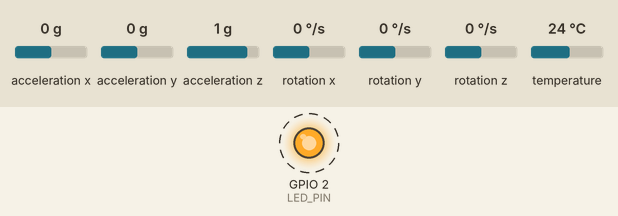
Bench run of a program on a simulated ESP32. Shown: output pins drawn as LEDs (lit = HIGH). Dashed ring = blinking. The test bench sets the inputs (shaded band); at power-on: acceleration x 0 g, acceleration y 0 g, acceleration z 1 g, rotation x 0 °/s, rotation y 0 °/s, rotation z 0 °/s, temperature 24 °C. What the program prints to the serial monitor is not drawn.

Above: at 2.2 s.
Timing chart, 0 to 5.0 s (numbered marks = the images above):
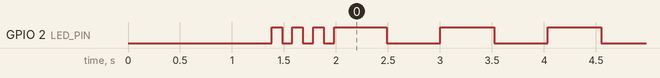

Measured:
- by itself, GPIO 2 (LED_PIN): repeats every 0.20 s: HIGH 0.10 s, LOW 0.10 s

The program:

main.cpp
```cpp
/**
 * ESP32 Toy Car IMU Transmitter
 *
 * Hardware Setup:
 * ===============
 * MPU6050 (I2C):
 *   - VCC  → 3.3V
 *   - GND  → GND
 *   - SCL  → GPIO 22 (default I2C)
 *   - SDA  → GPIO 21 (default I2C)
 *
 * HC-12 RF Module (UART):
 *   - VCC  → 5V (or 3.3V depending on module)
 *   - GND  → GND
 *   - TX   → GPIO 16 (RX2)
 *   - RX   → GPIO 17 (TX2)
 *   - SET  → GND (normal operation) or GPIO for AT commands
 *
 * Features:
 * =========
 * - Reads 6-axis IMU data (accelerometer + gyroscope) from MPU6050
 * - Transmits data via HC-12 RF module at 50 Hz
 * - Protocol: [CAMARADAS DO EDU]: ax, ay, az, gx, gy, gz\n
 * - Built-in LED indicates transmission status
 * - Serial debug output at 115200 baud
 *
 * Author: AI Assistant
 * Date: October 27, 2025
 */

#include <Arduino.h>
#include <Wire.h>
#include <Adafruit_MPU6050.h>
#include <Adafruit_Sensor.h>

// ============================================================================
// CONFIGURATION
// ============================================================================

// HC-12 UART Configuration
#define HC12_TX_PIN     17    // ESP32 TX2 → HC-12 RX
#define HC12_RX_PIN     16    // ESP32 RX2 → HC-12 TX
#define HC12_BAUD       9600  // HC-12 default baud rate

// I2C Configuration (MPU6050)
#define I2C_SDA         21    // Default SDA
#define I2C_SCL         22    // Default SCL
#define I2C_FREQ        400000 // 400kHz fast mode

// Transmission Settings
#define SAMPLE_RATE_HZ  50    // Send data 50 times per second
#define SAMPLE_INTERVAL_MS (1000 / SAMPLE_RATE_HZ)

// Protocol
#define DATA_HEADER     "[CAMARADAS DO EDU]:"

// LED Pin (built-in LED on most ESP32 boards)
#define LED_PIN         2

// ============================================================================
// GLOBAL OBJECTS
// ============================================================================

Adafruit_MPU6050 mpu;
HardwareSerial HC12(2);  // Use UART2 for HC-12

// Timing
unsigned long lastTransmissionTime = 0;
unsigned long packetCount = 0;

// Status LED blink
unsigned long lastLedToggle = 0;
bool ledState = false;

// ============================================================================
// FUNCTION DECLARATIONS
// ============================================================================

void setupMPU6050();
void setupHC12();
void transmitIMUData();
void blinkStatusLED();
void printDebugInfo();

// ============================================================================
// SETUP
// ============================================================================

void setup() {
    // Initialize Serial for debugging
    Serial.begin(115200);
    delay(1000);

    Serial.println("\n\n");
    Serial.println("╔════════════════════════════════════════════════╗");
    Serial.println("║  ESP32 Toy Car IMU Transmitter                 ║");
    Serial.println("║  MPU6050 + HC-12 RF Module                     ║");
    Serial.println("╚════════════════════════════════════════════════╝");
    Serial.println();

    // Initialize LED
    pinMode(LED_PIN, OUTPUT);
    digitalWrite(LED_PIN, LOW);

    // Initialize I2C
    Wire.begin(I2C_SDA, I2C_SCL);
    Wire.setClock(I2C_FREQ);

    // Initialize MPU6050
    setupMPU6050();

    // Initialize HC-12
    setupHC12();

    Serial.println("\n✓ System initialized successfully!");
    Serial.println("Starting data transmission...\n");

    // Initial LED blink to show ready
    for (int i = 0; i < 3; i++) {
        digitalWrite(LED_PIN, HIGH);
        delay(100);
        digitalWrite(LED_PIN, LOW);
        delay(100);
    }
}

// ============================================================================
// MAIN LOOP
// ============================================================================

void loop() {
    unsigned long currentTime = millis();

    // Transmit data at fixed rate
    if (currentTime - lastTransmissionTime >= SAMPLE_INTERVAL_MS) {
        lastTransmissionTime = currentTime;
        transmitIMUData();
        blinkStatusLED();

        // Print debug info every second
        if (packetCount % SAMPLE_RATE_HZ == 0) {
            printDebugInfo();
        }
    }

    // Small delay to prevent watchdog issues
    delay(1);
}

// ============================================================================
// FUNCTION IMPLEMENTATIONS
// ============================================================================

/**
 * Initialize and configure MPU6050 sensor
 */
void setupMPU6050() {
    Serial.println("→ Initializing MPU6050...");

    if (!mpu.begin()) {
        Serial.println("✗ Failed to find MPU6050 chip!");
        Serial.println("  Check wiring:");
        Serial.println("    VCC → 3.3V");
        Serial.println("    GND → GND");
        Serial.println("    SCL → GPIO 22");
        Serial.println("    SDA → GPIO 21");

        // Blink LED rapidly to indicate error
        while (1) {
            digitalWrite(LED_PIN, !digitalRead(LED_PIN));
            delay(200);
        }
    }

    Serial.println("✓ MPU6050 found!");

    // Configure sensor ranges
    mpu.setAccelerometerRange(MPU6050_RANGE_8_G);
    Serial.print("  Accelerometer range: ±");
    switch (mpu.getAccelerometerRange()) {
        case MPU6050_RANGE_2_G:  Serial.println("2G");  break;
        case MPU6050_RANGE_4_G:  Serial.println("4G");  break;
        case MPU6050_RANGE_8_G:  Serial.println("8G");  break;
        case MPU6050_RANGE_16_G: Serial.println("16G"); break;
    }

    mpu.setGyroRange(MPU6050_RANGE_500_DEG);
    Serial.print("  Gyroscope range: ±");
    switch (mpu.getGyroRange()) {
        case MPU6050_RANGE_250_DEG:  Serial.println("250°/s");  break;
        case MPU6050_RANGE_500_DEG:  Serial.println("500°/s");  break;
        case MPU6050_RANGE_1000_DEG: Serial.println("1000°/s"); break;
        case MPU6050_RANGE_2000_DEG: Serial.println("2000°/s"); break;
    }

    mpu.setFilterBandwidth(MPU6050_BAND_21_HZ);
    Serial.print("  Filter bandwidth: ");
    switch (mpu.getFilterBandwidth()) {
        case MPU6050_BAND_260_HZ: Serial.println("260 Hz"); break;
        case MPU6050_BAND_184_HZ: Serial.println("184 Hz"); break;
        case MPU6050_BAND_94_HZ:  Serial.println("94 Hz");  break;
        case MPU6050_BAND_44_HZ:  Serial.println("44 Hz");  break;
        case MPU6050_BAND_21_HZ:  Serial.println("21 Hz");  break;
        case MPU6050_BAND_10_HZ:  Serial.println("10 Hz");  break;
        case MPU6050_BAND_5_HZ:   Serial.println("5 Hz");   break;
    }

    // Let sensor stabilize
    Serial.println("  Calibrating sensor...");
    delay(100);

    // Discard first few readings
    for (int i = 0; i < 10; i++) {
        sensors_event_t a, g, temp;
        mpu.getEvent(&a, &g, &temp);
        delay(10);
    }

    Serial.println("✓ MPU6050 ready!");
}

/**
 * Initialize HC-12 RF module
 */
void setupHC12() {
    Serial.println("\n→ Initializing HC-12 RF Module...");

    // Initialize UART2 for HC-12
    HC12.begin(HC12_BAUD, SERIAL_8N1, HC12_RX_PIN, HC12_TX_PIN);

    Serial.print("  TX Pin: GPIO ");
    Serial.println(HC12_TX_PIN);
    Serial.print("  RX Pin: GPIO ");
    Serial.println(HC12_RX_PIN);
    Serial.print("  Baud Rate: ");
    Serial.println(HC12_BAUD);

    // Wait for HC-12 to be ready
    delay(100);

    // Test transmission
    HC12.println("HC-12 Test");

    Serial.println("✓ HC-12 ready!");
    Serial.println("  NOTE: Make sure HC-12 SET pin is connected to GND");
    Serial.println("        for normal operation mode.");
}

/**
 * Read IMU data and transmit via HC-12
 */
void transmitIMUData() {
    // Read sensor data
    sensors_event_t accel, gyro, temp;
    mpu.getEvent(&accel, &gyro, &temp);

    // Extract values
    float ax = accel.acceleration.x;
    float ay = accel.acceleration.y;
    float az = accel.acceleration.z;
    float gx = gyro.gyro.x * 57.2958;  // Convert rad/s to deg/s
    float gy = gyro.gyro.y * 57.2958;
    float gz = gyro.gyro.z * 57.2958;

    // Format data string
    char dataBuffer[128];
    snprintf(dataBuffer, sizeof(dataBuffer),
             "%s %.2f, %.2f, %.2f, %.2f, %.2f, %.2f\n",
             DATA_HEADER, ax, ay, az, gx, gy, gz);

    // Transmit via HC-12
    HC12.print(dataBuffer);

    // Also output to USB Serial for debugging
    Serial.print(dataBuffer);

    packetCount++;
}

/**
 * Blink status LED to show activity
 */
void blinkStatusLED() {
    unsigned long currentTime = millis();

    // Blink every 500ms
    if (currentTime - lastLedToggle >= 500) {
        ledState = !ledState;
        digitalWrite(LED_PIN, ledState);
        lastLedToggle = currentTime;
    }
}

/**
 * Print debug information
 */
void printDebugInfo() {
    Serial.println("─────────────────────────────────────────");
    Serial.print("Packets sent: ");
    Serial.print(packetCount);
    Serial.print(" | Rate: ");
    Serial.print(SAMPLE_RATE_HZ);
    Serial.println(" Hz");
    Serial.print("Free heap: ");
    Serial.print(ESP.getFreeHeap());
    Serial.println(" bytes");
    Serial.println("─────────────────────────────────────────");
}
```
